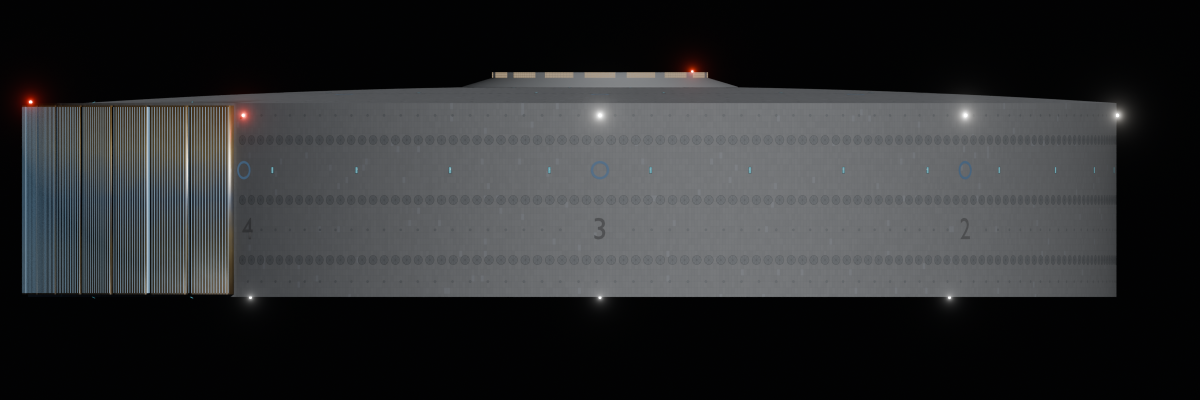
#> input picture renders/04_beam_elevation.png, 2400 x 800 px, found by its file name (shown at 1/2 size)
$ python annotate_drawings.py
#> lines starting #> are read from the running program, lines starting #| are printed output that depends on the picture
### model/lev_geom.py
"""Leviathan-class, Revision H: geometry from the Annex B modelling datum set.

Pure Python + numpy, no Blender dependency, so the verification script and the
Blender build share one definition of every surface and station.

Frame (Annex B.1): origin on the ship's axis at the dorsal rim plane, z = 0,
positive dorsal. Radii r from the axis. Longitude theta from the bow at 0 deg,
increasing to starboard. In Blender: +Y is the bow, +X starboard, +Z dorsal,
so x = r sin(theta), y = r cos(theta).
"""
from __future__ import annotations

import math
from dataclasses import dataclass, field

D2R = math.pi / 180.0

# ---------------------------------------------------------------- B.2 surfaces
R_RIM = 1678.45            # rim radius (diameter 3,356.9 m)
R_CAP = 25638.0            # dorsal spherical cap, radius of curvature
CAP_K = math.sqrt(R_CAP ** 2 - R_RIM ** 2)
DOME_R = 1206.0            # fixed cap dome radius of curvature
DOME_TOP = 80.0            # fixed cap on the axis
DOME_C = DOME_TOP - DOME_R  # dome centre z (-1126)
R_FIXED_CAP = 250.0        # fixed cap / collar well inner wall
R_COLLAR_OUT = 450.0       # collar well outer wall
Z_WELL_FLOOR = -10.0       # collar well floor
CROWN_TOP = -420.0         # ventral crown on the axis
R_CROWN = 1050.0           # crown ends, knuckle starts
Z_CROWN_EDGE = -470.0
KN_A = 80.0                # knuckle semi-axis, radial
KN_B = 160.0               # knuckle semi-axis, vertical
R_DISH = 1130.0            # dish rim / knuckle meets the ventral rim plane
Z_VENTRAL = -630.0         # ventral rim plane
FAIRING_REACH = 180.0      # drive fairing reach at 180 deg
AFT_TH0, AFT_TH1 = 135.0, 225.0
R_AFT_BLOCK = 1000.0       # aft block inboard boundary (B.10)

# ------------------------------------------------------------------ grades
GRADE_DORSAL = 10.0
GRADE_OTHER = 4.0

# ------------------------------------------------------------------ deck grid
DECK0 = -236.0             # lower gallery, n = 0
PITCH = 6.0


def deck_z(n: int) -> float:
    return DECK0 + PITCH * n


# ------------------------------------------------------------------ profiles
# [11 lines left out: functions cap_z, cap_slope, not called in this run]


def dome_z(r: float) -> float:
    """Fixed cap dome inboard of r = 250."""
    return math.sqrt(DOME_R ** 2 - r * r) + DOME_C


def dome_slope(r: float) -> float:
    return -r / math.sqrt(DOME_R ** 2 - r * r)


# [4 lines left out: function crown_z, not called in this run]


def crown_slope(r: float) -> float:
    return -100.0 * r / (R_CROWN ** 2)


def knuckle_rz(phi: float) -> tuple[float, float]:
    """Quarter-ellipse knuckle, phi 0 at the crown edge, pi/2 at the dish rim."""
    return R_CROWN + KN_A * math.sin(phi), Z_VENTRAL + KN_B * math.cos(phi)


def knuckle_z(r: float) -> float:
    s = min(1.0, max(0.0, (r - R_CROWN) / KN_A))
    return Z_VENTRAL + KN_B * math.sqrt(max(0.0, 1.0 - s * s))


def knuckle_phi_at_r(r: float) -> float:
    s = min(1.0, max(0.0, (r - R_CROWN) / KN_A))
    return math.asin(s)


# [16 lines left out: functions knuckle_normal, bottom_z, not called in this run]


def norm_th(t: float) -> float:
    return t % 360.0


def in_aft_arc(t: float) -> bool:
    t = norm_th(t)
    return AFT_TH0 <= t <= AFT_TH1


def r_out(t: float) -> float:
    """Outer boundary: rim circle, plus the drive fairing's cosine lune aft."""
    t = norm_th(t)
    if AFT_TH0 <= t <= AFT_TH1:
        return R_RIM + FAIRING_REACH * math.cos(2.0 * (t - 180.0) * D2R)
    return R_RIM


# [7 lines left out: function dorsal_z, not called in this run]


def xy(r: float, t: float) -> tuple[float, float]:
    """Ship (r, theta) to Blender (x, y): bow +Y, starboard +X."""
    return r * math.sin(t * D2R), r * math.cos(t * D2R)


def polar(x: float, y: float) -> tuple[float, float]:
    return math.hypot(x, y), norm_th(math.atan2(x, y) / D2R)


# --------------------------------------------------------------------- cores
@dataclass
class Core:
    name: str
    rc: float
    r: float
    th: float
    zc: float
    central: bool
    pair: int = 0          # release pair index (1..4), 5 for Praetorian
    x: float = field(init=False)
    y: float = field(init=False)

    def __post_init__(self):
        self.x, self.y = xy(self.r, self.th)

    @property
    def bowl_inner(self) -> float:   # running clearance 2 m
        return self.rc + 2.0

    @property
    def bowl_moulded(self) -> float:  # + 12 m shell
        return self.rc + 14.0

    @property
    def well_r(self) -> float:
        return self.rc + 6.0


WORDS = ["One", "Two", "Three", "Four", "Five", "Six", "Seven", "Eight"]
CORES: list[Core] = [Core("Praetorian", 348.0, 0.0, 0.0, -282.0, True, 5)]
for _n in range(8):
    CORES.append(Core("Lance " + WORDS[_n], 210.0, 800.0, 22.5 + 45.0 * _n, -290.0, False, (_n % 4) + 1))
LANCES = CORES[1:]
PRAETORIAN = CORES[0]

WEB_LONGITUDES = [45.0 * k for k in range(8)]
LANCE_LONGITUDES = [22.5 + 45.0 * k for k in range(8)]

# ------------------------------------------------------------ B.7 openings
MOUTH_R, MOUTH_Z = 1118.0, -545.0
MOUTH_W, MOUTH_H = 120.0, 60.0
MOUTH_SILL = (1125.0, -575.0)
MOUTH_HEAD = (1106.0, -515.0)
MOUTH_DTH = 6.15
MOUTH_THETAS = sorted(norm_th(45.0 * n + s * MOUTH_DTH) for n in range(8) for s in (-1, 1))
BOOM_ROOTS = [(1108.0, -520.0), (1128.0, -596.0)]
BOOM_RECESS = (60.0, 40.0)
SCREEN_EMITTER = (1097.0, -500.0, 90.0)

# ------------------------------------------------------------ B.8 batteries
HEAVY_ROWS_Z = [-120.0, -315.0, -510.0]
HEAVY_PITCH = 40.0
HEAVY_PER_ROW = 197
MED_R_THIRD = 559.5
MED_R_TWO_THIRDS = 1119.0
MED_R_VENTRAL_OUTER = 1331.0
MED_PITCH = 30.0


# [4 lines left out: function heavy_thetas, not called in this run]


def ring_count(r: float, pitch: float) -> int:
    return int(math.floor(2.0 * math.pi * r / pitch))


# [56 lines left out: functions fairing_arc_length, hull_profile, not called in this run]


# ================================================================ allocation
# Rev H interior allocation (Annex B.5-B.11, C.12), as volumes.
# kinds: box (spine frame: u radial along the spine at longitude th, v toward
# increasing theta), wedge (r0, r1, dtheta0, dtheta1), sphere (rc, radius),
# boxR (u from u0 out to the fairing curve less a margin).
VOID, SOFT, APERTURE, MATES = 1, 2, 4, 8

# category -> (label, colour) shared by section tints, volumes and legends
CATEGORIES = {
    "gallery": ("Galleries, spurs, lifts, mouths", (0.85, 0.65, 0.23)),
    "void": ("Command voids (bridge, flag plot)", (0.80, 0.72, 0.50)),
    "reactor": ("Reactor and auxiliary halls", (0.72, 0.64, 0.56)),
    "containment": ("Hypermatter containment", (0.66, 0.38, 0.31)),
    "ordnance": ("Ordnance cells", (0.79, 0.58, 0.50)),
    "growing": ("Growing decks", (0.61, 0.69, 0.51)),
    "shieldgen": ("Shield generator halls", (0.56, 0.64, 0.70)),
    "screengen": ("Cavity-screen generators", (0.53, 0.66, 0.72)),
    "trunk": ("Main trunks", (0.49, 0.53, 0.58)),
    "boom": ("Boom stowage", (0.61, 0.56, 0.48)),
    "weapons": ("Battery installations", (0.70, 0.52, 0.45)),
    "stores": ("Recycling and stores", (0.65, 0.68, 0.61)),
    "fabrication": ("Fabrication and magazines", (0.79, 0.64, 0.49)),
    "airgroup": ("Air group handling", (0.72, 0.70, 0.62)),
    "berthing": ("Berthing", (0.80, 0.76, 0.68)),
}


# [60 lines left out: function allocation, not called in this run]

### model/annotate_drawings.py
"""Dimension the orthographic renders and measure them against the spec.

    python3 model/annotate_drawings.py renders

Reads 04_beam_elevation.png and 05_dorsal_plan.png (orthographic cameras with
known scale), measures the hull's silhouette from the pixels, compares it with
the Section 1 particulars, and writes *_dimensioned.png sheets.
"""
import math
import os
import sys

import numpy as np
from PIL import Image, ImageDraw, ImageFont

sys.path.insert(0, os.path.dirname(os.path.abspath(__file__)))
import lev_geom as G  # noqa: E402

FONT = "/usr/share/fonts/truetype/dejavu/DejaVuSans.ttf"
INK = (236, 196, 90)
DIM = (170, 205, 235)


def font(sz):
    try:
        return ImageFont.truetype(FONT, sz)
    except OSError:
        return ImageFont.load_default()


def extents(img, axis, lum=0.05, min_run=40):
    """Pixel extent of the hull along an axis: columns (axis=0) or rows (axis=1)
    holding at least min_run lit pixels, which ignores stars and glare."""
    a = np.asarray(img.convert("L"), dtype=float) / 255.0
    lit = a > lum
    counts = lit.sum(axis=axis)
    idx = np.where(counts >= min_run)[0]
    return int(idx.min()), int(idx.max())


def line_extent(img, row=None, col=None, lum=0.05, run=6):
    """First and last lit pixel along one row or column, ignoring isolated
    stars (a lit run must be at least `run` pixels long)."""
    a = np.asarray(img.convert("L"), dtype=float) / 255.0
    v = a[row, :] if row is not None else a[:, col]
    lit = v > lum
    runs, start = [], None
    for i, x in enumerate(np.append(lit, False)):
        if x and start is None:
            start = i
        elif not x and start is not None:
            if i - start >= run:
                runs.append((start, i - 1))
            start = None
    return runs[0][0], runs[-1][1]


def emitter_y_at_x(x):
    """Stern extent (most negative y) of the emitter face at plan offset x."""
    best = None
    for i in range(20001):
        t = 135.0 + 90.0 * i / 20000
        r = G.r_out(t) + 20.0
        xx, yy = G.xy(r, t)
        if abs(xx - x) < 1.0 and (best is None or yy < best):
            best = yy
    return best


def arrow_dim(d, p0, p1, text, f, col=DIM, off=(0, 0)):
    d.line([p0, p1], fill=col, width=3)
    for p, q in ((p0, p1), (p1, p0)):
        v = np.array(q, float) - np.array(p, float)
        v /= np.linalg.norm(v)
        n = np.array([-v[1], v[0]])
        a = np.array(p, float)
        d.polygon([tuple(a), tuple(a + 18 * v + 7 * n), tuple(a + 18 * v - 7 * n)], fill=col)
    mx, my = (p0[0] + p1[0]) / 2 + off[0], (p0[1] + p1[1]) / 2 + off[1]
    w = d.textlength(text, font=f)
    d.rectangle([mx - w / 2 - 8, my - 18, mx + w / 2 + 8, my + 18], fill=(10, 12, 16))
    d.text((mx - w / 2, my - 15), text, fill=col, font=f)


def beam(path_in, path_out, lines):
#> called with path_in = 'renders/04_beam_elevation.png'
    im = Image.open(path_in).convert("RGB")
    W, H = im.size
#> W = 2400; H = 800
    mpp = 3900.0 / W                    # ortho scale spans the image width
#> mpp = 1.62
    cx, cy = W / 2, H / 2               # camera looks at y = 0, z = -315
#> cx = 1200; cy = 400

    def px(y, z):
        return (cx + y / mpp, cy - (z + 315.0) / mpp)
    # sample single lines well clear of every light and its bloom
    row = int(round(cy - (-420.0 + 315.0) / mpp))
#> row = 465
    x0, x1 = line_extent(im, row=row)
#> in line_extent, `v = a[row, :] if row is not None else a[:, col]`: v = 2400 values, max 0.733 at index 295, min 0.00392 at index 12, mean 0.343
#> the loop in line_extent, `for i, x in enumerate(np.append(lit, False)):` made 2401 passes
#> x on passes 1 to 12: False, False, False, False, False, False, False, False, False, False, False, False
#> after the loop in line_extent, `for i, x in enumerate(np.append(lit, False)):`: runs = [(43, 145), (147, 152), (154, 161), (165, 224), (226, 378), (380, 2232)]
#> x0 = 43; x1 = 2232
    length = (x1 - x0 + 1) * mpp
#> length = 3558.8
    col = int(round(cx + (-350.0) / mpp))
#> col = 985
    y0, y1 = line_extent(im, col=col)
#> the loop in line_extent (call 2), `for i, x in enumerate(np.append(lit, False)):` made 801 passes
#> start on pass 145: 144
#> y0 = 144; y1 = 593
    height = (y1 - y0 + 1) * mpp
#> height = 731.2
    lines.append(("Length at z -420, rim to emitter face (spec 3,536.9 + 20 m emitter standoff)", 3556.9, length, mpp))
    lines.append(("Height at y -350, collar crown to ventral rim plane", 730.0, height, mpp))
    pad, hpad = 200, 300
    out = Image.new("RGB", (W + 2 * hpad, H + 2 * pad), im.getpixel((4, 4)))
    out.paste(im, (hpad, pad))
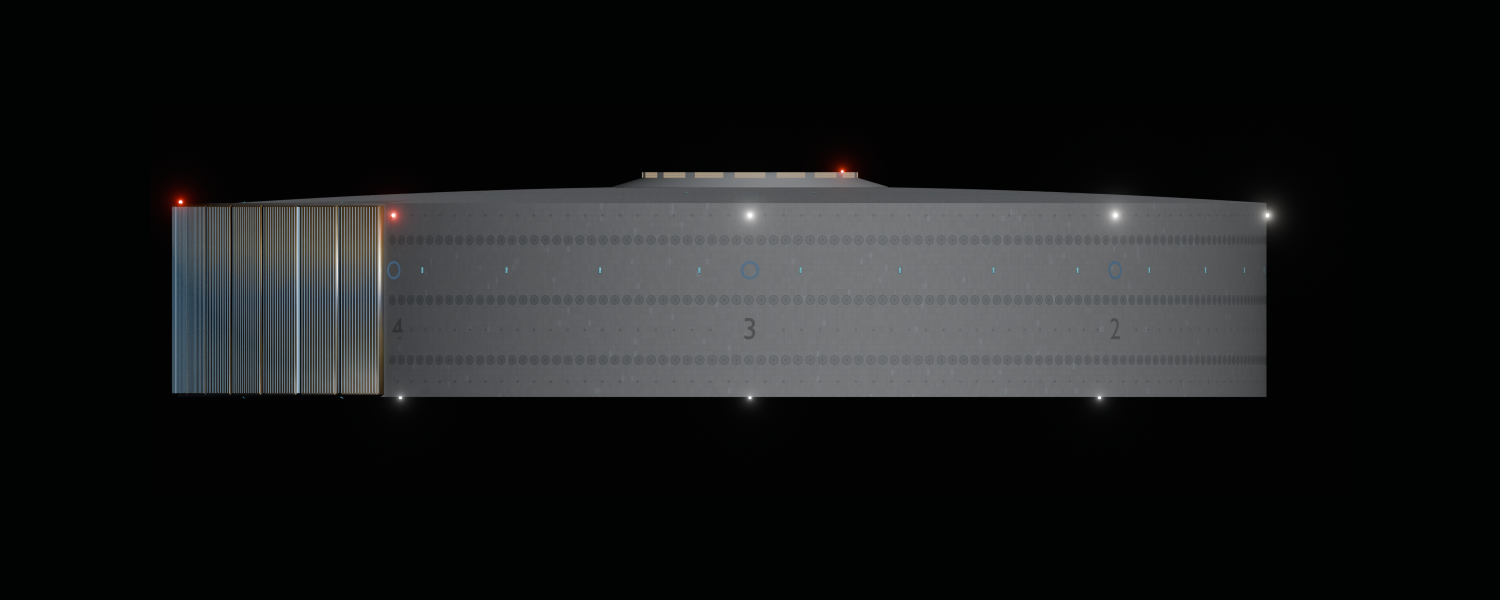
#> out: PIL image 3000x1200 RGB (shown at 1/2 size); mean R, G, B 25.1, 26.2, 26.9
    d = ImageDraw.Draw(out)
    f, fs = font(26), font(20)

    def P(y, z):
#> called with y = -1858.5, z = -700
        a, b = px(y, z)
#> a = 56.34; b = 636.9
        return (a + hpad, b + pad)
    stern, bow = -G.r_out(180.0), G.R_RIM
    arrow_dim(d, P(stern, -700), P(bow, -700), "3,536.9 m overall, over the drive fairing", f)
    for yy in (stern, bow):
        d.line([P(yy, -640), P(yy, -700)], fill=DIM, width=2)
    arrow_dim(d, P(bow + 120, 100), P(bow + 120, -630), "730 m", f, off=(70, 0))
    arrow_dim(d, P(stern - 120, 0), P(stern - 120, -630), "630 m rim depth", f, off=(-110, 0))
    for yy, zz in ((bow + 10, 100), (bow + 10, -630), (stern - 10, 0), (stern - 10, -630)):
        d.line([P(yy - 10, zz), P(yy + 110, zz) if yy > 0 else P(yy - 110, zz)], fill=DIM, width=2)
    d.line([P(-450, 100), P(450, 100)], fill=INK, width=2)
    d.text(P(460, 135), "collar crown +100", fill=INK, font=fs)
    d.text((20, 20), "LEVIATHAN-CLASS, REV H: beam elevation from starboard (bow right)", fill=(230, 230, 230), font=f)
    d.text((20, 60), f"Measured from the render at {mpp:.2f} m/px: {length:,.0f} m rim to emitter face (3,536.9 + 20 m standoff), {height:,.0f} m high", fill=INK, font=fs)
    d.text((W + 2 * hpad - 380, H + 2 * pad - 50), "STERN  ←        → BOW", fill=(200, 200, 200), font=fs)
    out.save(path_out)
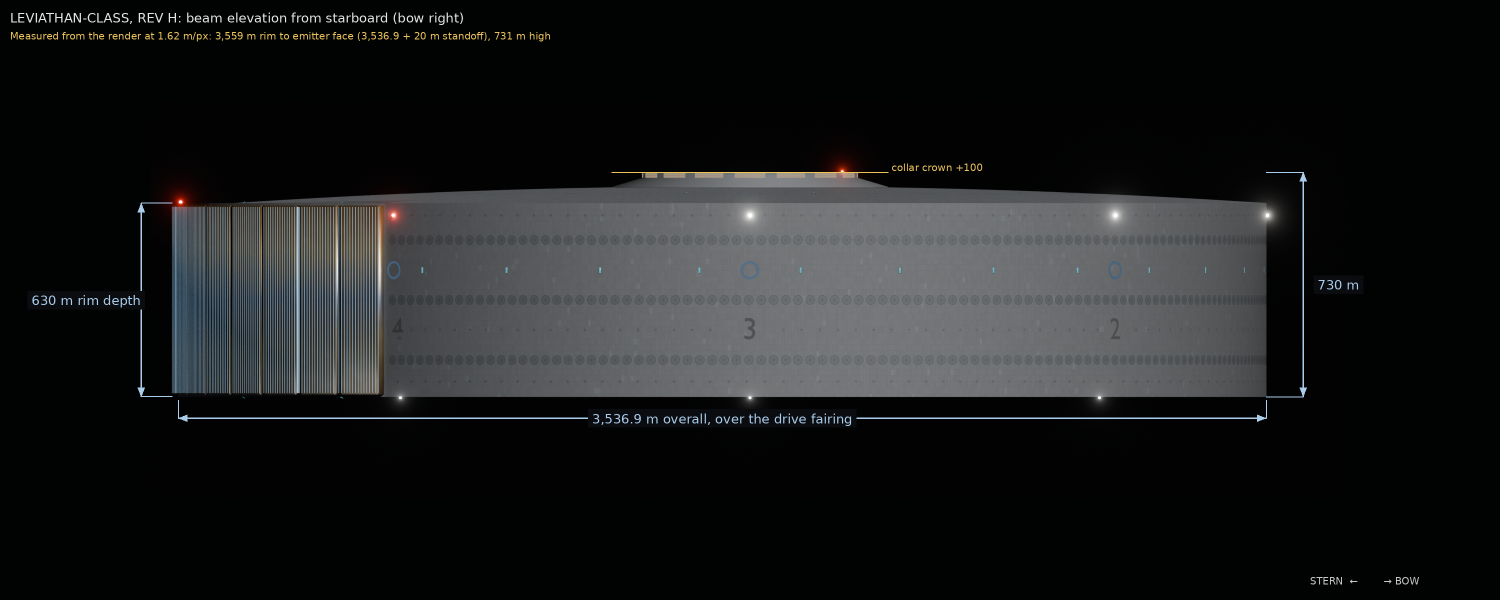
#> saved as 04_beam_elevation_dimensioned.png: PIL image 3000x1200 RGB (shown at 1/2 size); mean R, G, B 26.5, 27.6, 28.2


def plan(path_in, path_out, lines):
#> called with path_in = 'renders/05_dorsal_plan.png', path_out = 'renders/05_dorsal_plan_dimensioned.png'
    im = Image.open(path_in).convert("RGB")
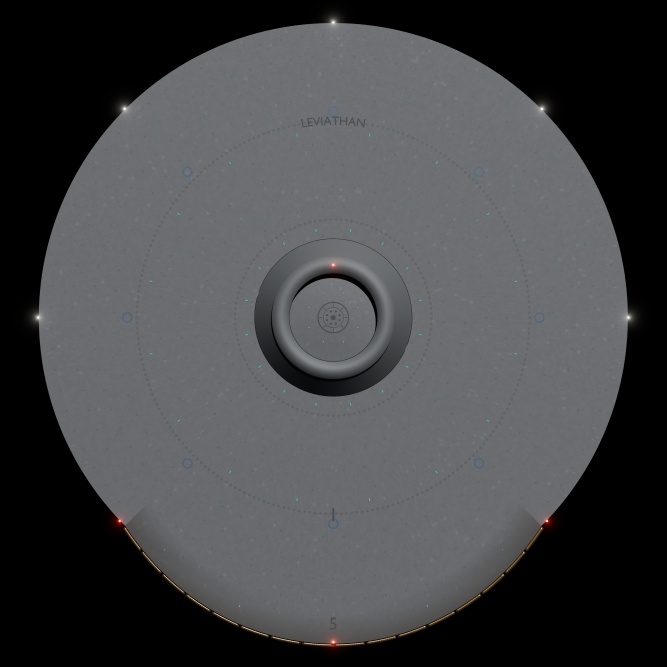
#> input picture renders/05_dorsal_plan.png, 2000 x 2000 px, found by its file name (shown at 1/3 size)
#> im: PIL image 2000x2000 RGB
    W, H = im.size
#> W = 2000; H = 2000
    mpp = 3800.0 / W
#> mpp = 1.9
    cx, cy = W / 2, H / 2                # camera looks at x = 0, y = -90
#> cx = 1000; cy = 1000

    def P(x, y):
        return (cx + x / mpp, cy - (y + 90.0) / mpp)
    rs = []
    for yy in (500.0, 300.0, -300.0, -500.0):
        x0, x1 = line_extent(im, row=int(round(cy - (yy + 90.0) / mpp)))
        half = (x1 - x0 + 1) * mpp / 2
        rs.append(math.sqrt(half * half + yy * yy))
#> this loop made 4 passes
#> (x0, x1, half) on passes 1 to 4: (156, 1843, 1603.6), (130, 1869, 1653), (130, 1869, 1653), (156, 1843, 1603.6)
#> after the loop, rs = [1679.7, 1680, 1680, 1679.7]
    lines.append(("Diameter from four chords (plan view)", 3356.9, 2 * sum(rs) / len(rs), mpp))
    xs = 300.0
    y0, y1 = line_extent(im, col=int(round(cx + xs / mpp)))
#> y0 = 83; y1 = 1922
    pred = math.sqrt(G.R_RIM ** 2 - xs ** 2) - emitter_y_at_x(xs)
#> the loop in emitter_y_at_x, `for i in range(20001):` made 20001 passes
#> (r, xx, yy) on passes 1 to 3: (1698.5, 1201, -1201), (1698.5, 1200.9, -1201.1), (1698.5, 1200.8, -1201.2)
#> after the loop in emitter_y_at_x, `for i in range(20001):`: best = -1845.2
#> pred = 3496.6
    lines.append(("Bow rim to emitter face along x = +300 (plan view)", pred, (y1 - y0 + 1) * mpp, mpp))
    d = ImageDraw.Draw(im)
    f, fs = font(26), font(20)
    arrow_dim(d, P(-G.R_RIM, 1500), P(G.R_RIM, 1500), "3,356.9 m diameter", f, off=(0, -30))
    for xx in (-G.R_RIM, G.R_RIM):
        d.line([P(xx, 0), P(xx, 1560)], fill=DIM, width=1)
    arrow_dim(d, P(1760, G.R_RIM), P(1760, -G.r_out(180.0)), "3,536.9 m", f, off=(-10, 0))
    arrow_dim(d, P(-450, -560), P(450, -560), "collar well, 900 m", fs)
    for t in G.WEB_LONGITUDES:
        a = P(*G.xy(470, t))
        b = P(*G.xy(G.R_RIM + 40, t))
        d.line([a, b], fill=(120, 150, 180), width=1)
        lx, ly = P(*G.xy(G.R_RIM + 95, t))
        lab = f"{t:.0f}°"
        d.text((lx - d.textlength(lab, font=fs) / 2, ly - 12), lab, fill=(200, 215, 230), font=fs)
#> this loop made 8 passes
#> (lx, ly) on passes 1 to 8: (1000, 19.24), (1660, 292.6), (1933.4, 952.6), (1660, 1612.6), (1000, 1886), (340, 1612.6), (66.61, 952.6), (340, 292.6)
    d.text((20, 20), "LEVIATHAN-CLASS, REV H: dorsal plan (bow up)", fill=(230, 230, 230), font=f)
    d.text((20, 60), "Web longitudes marked; aft 90° is the drive fairing", fill=INK, font=fs)
    im.save(path_out)
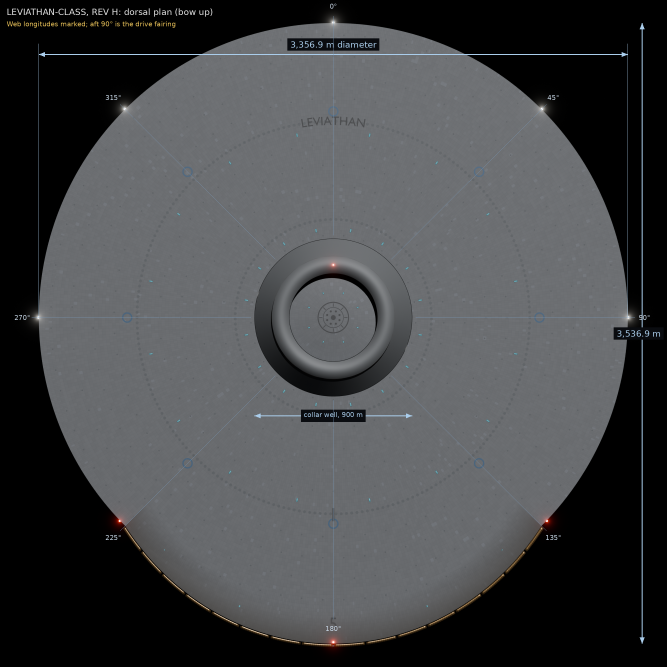
#> saved as 05_dorsal_plan_dimensioned.png: PIL image 2000x2000 RGB (shown at 1/3 size); mean R, G, B 67.6, 69.1, 71


def main():
    d = sys.argv[1] if len(sys.argv) > 1 else "renders"
    lines = []
    beam(os.path.join(d, "04_beam_elevation.png"), os.path.join(d, "04_beam_elevation_dimensioned.png"), lines)
    plan(os.path.join(d, "05_dorsal_plan.png"), os.path.join(d, "05_dorsal_plan_dimensioned.png"), lines)
    for name, spec, got, mpp in lines:
        ok = abs(got - spec) <= 3 * mpp
        print(f"{'PASS' if ok else 'FLAG'}  {name}: expected {spec:,.1f} m, measured {got:,.1f} m (tolerance ±{3 * mpp:.1f} m, 3 px)")


if __name__ == "__main__":
    main()
